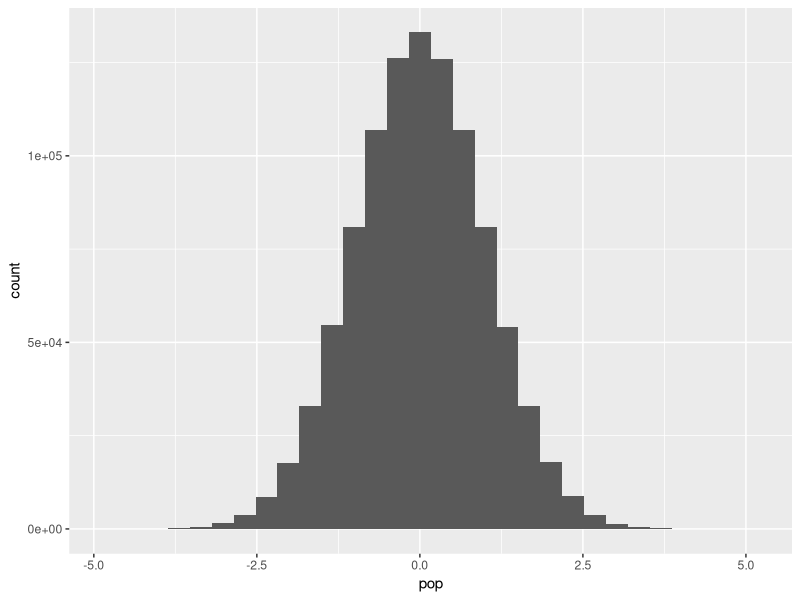
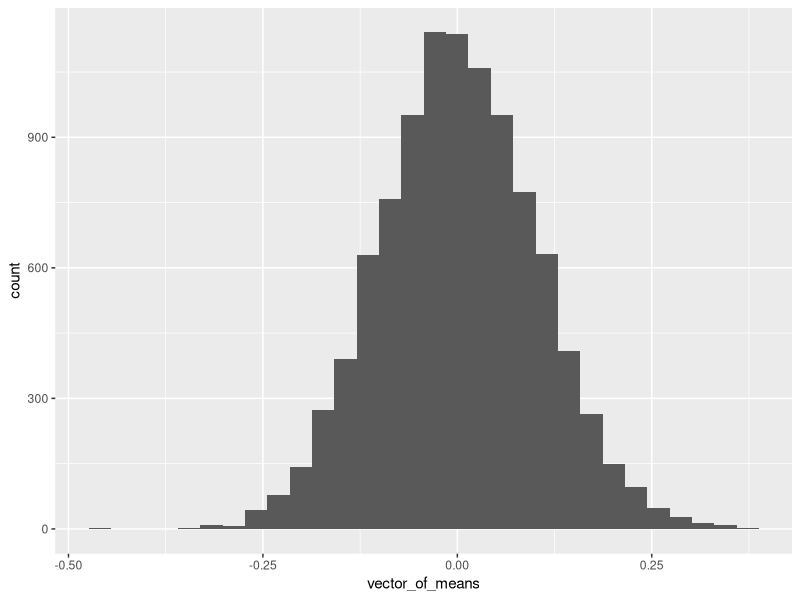
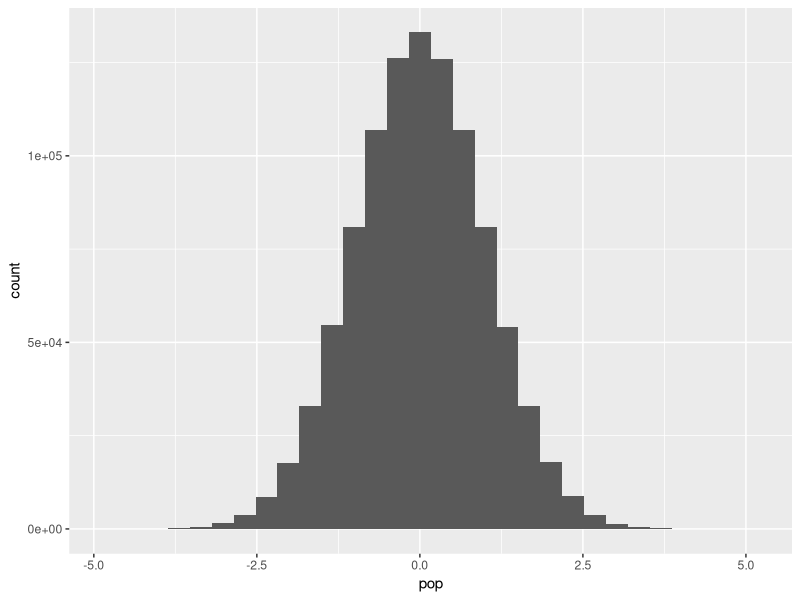
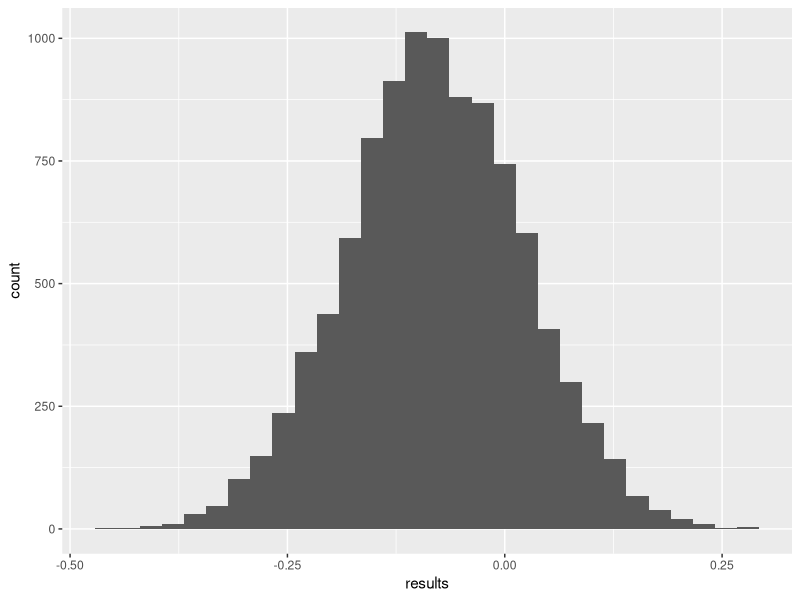

Recreate these plots in R, in order.

###########################
### Statistics (Part a) ###
###########################

library(tidyverse)

###############################
### Statistical Foundations ###
###############################


## Population vs Sample: Population is EVERYTHING. 
#                        Sample is a subset of the population.



## What is a "statistic"? A statistic is a numerical value or measure that 
#                         summarizes some aspect of a sample. 


## Sampling Distribution: it's a distribution of a sample statistic based on all 
#                         possible simple random samples of the same size from 
#                         the same population. 



# Standard error: it's the standard deviation of a sampling distribution. 



############################# 
### Creating a population ###
#############################

# We're simulating a population of one million data points with a normal 
# distribution (mean 0, standard deviation 1). Think of this as the entire 
# dataset representing the characteristics of some population.

N <- 1000000
set.seed(1234)
pop <- rnorm(N, 0, 1)

ggplot(tibble(pop), aes(pop))+
  geom_histogram()

mean(pop)
sd(pop)

###########################
### Creating one sample ###
###########################

# We randomly sample 100 data points from the population to create our sample: 

n <- 100
d <- sample(pop, n, replace = FALSE)
xbar <- mean(d)
xbar


####################################################
### Creating a Sampling Distribution of the Mean ###
####################################################

# Creating multiple samples and computing the mean of each sample. 

getxbar <- function(i, population_vector, n) {
  one_sample <- sample(population_vector, n, replace = FALSE)
  xbar <- mean(one_sample)
  return(xbar)
}


vector_of_means <- map_dbl(1:10000, getxbar, population_vector= pop, n = 100)


mean(vector_of_means) # We expect this to match the mean of the pop: mean(pop)
sd(vector_of_means) # This is the standard error of the sampling distribution. 
# We expect this to match the standard deviation of the 
# population divided by sqrt of the sample size. sd(pop)/sqrt(100)

ggplot(tibble(vector_of_means), aes(vector_of_means))+
  geom_histogram()


##################################################
### The Bootstrap - Estimating Standard Errors ###
##################################################


# The bootstrap is a resampling technique used to estimate standard errors 
# and confidence intervals for sample statistics. It's particularly useful 
# when you don't know the underlying data distribution.


N # population size
pop # population data points


ggplot(tibble(pop), aes(pop)) +
  geom_histogram()


# One sample (of size 100)

n <- 100
sample_dist <- sample(pop, n, replace = FALSE)
xbar<-mean(sample_dist)


boot_mean <- function(i, y){
  w <- mean(sample(y, replace = TRUE))
  return(w)
}



results <- map_dbl(1:10000, boot_mean, y = sample_dist)

sd(results) # sd(pop)/sqrt(100)


ggplot(tibble(results), aes(results)) +
  geom_histogram()


######################################### 
############ Do it yourself! ############
#########################################

# The shoulder heights of 18-year old men are approximately normal with a mean 
# of 68 inches and a standard deviation of 3 inches. 


# 1. What is the population here? Create a hypothetical population of shoulder 
# heights of 18 year old men. Assume a population of N = 1000000




# 2. Collect one sample from the population. Sample size = 200. 




# 3. Create a Sampling Distribution of the mean, with a sample size of 200.
#    Create a function that randomly selects a sample of size 200 from the population 
#    and computes the mean of the sample. Arguments should be a population vector and
#    sample size. The return should be the mean of the sample. 
#    Once you build the function, use a the map function to randomly select multiple 
#    samples of size n = 200. Iterate 10000 times. Meaning randomly draw 10000 samples, 
#    each one of size n = 200. 




# 4. Plot your sampling distribution




# 5. What is the expected mean and standard deviation of your sampling distribution?



# 6. Compute your actual mean and standard deviation using the sampling distribution you created. 



# 7. Use the bootstrap to estimate the standard error of the sampling distribution you created in the 
#    previous steps. Use one sample of sample size = 200. Use 10,000 iterations.



# 8. Compare your result in part 7 to the 


